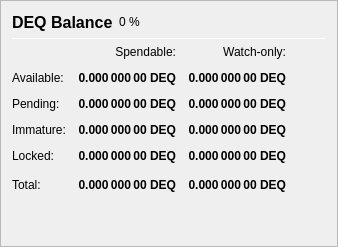
                   <widget class="QFrame" name="frame_Balances">
                    <property name="frameShape">
                     <enum>QFrame::StyledPanel</enum>
                    </property>
                    <property name="frameShadow">
                     <enum>QFrame::Raised</enum>
                    </property>
                    <layout class="QVBoxLayout" name="verticalLayout_4">
                     <item>
                      <layout class="QHBoxLayout" name="horizontalLayout_4">
                       <item>
                        <widget class="QLabel" name="label_5">
                         <property name="minimumSize">
                          <size>
                           <width>0</width>
                           <height>20</height>
                          </size>
                         </property>
                         <property name="font">
                          <font>
                           <pointsize>12</pointsize>
                           <weight>75</weight>
                           <bold>true</bold>
                          </font>
                         </property>
                         <property name="text">
                          <string>DEQ Balance</string>
                         </property>
                        </widget>
                       </item>
                       <item>
                        <widget class="QLabel" name="labelDEQPercent">
                         <property name="text">
                          <string notr="true">0 %</string>
                         </property>
                        </widget>
                       </item>
                       <item>
                        <spacer name="horizontalSpacer_3">
                         <property name="orientation">
                          <enum>Qt::Horizontal</enum>
                         </property>
                         <property name="sizeHint" stdset="0">
                          <size>
                           <width>40</width>
                           <height>20</height>
                          </size>
                         </property>
                        </spacer>
                       </item>
                      </layout>
                     </item>
                     <item>
                      <widget class="Line" name="line_Balance">
                       <property name="minimumSize">
                        <size>
                         <width>0</width>
                         <height>1</height>
                        </size>
                       </property>
                       <property name="maximumSize">
                        <size>
                         <width>16777215</width>
                         <height>1</height>
                        </size>
                       </property>
                       <property name="orientation">
                        <enum>Qt::Horizontal</enum>
                       </property>
                      </widget>
                     </item>
                     <item>
                      <layout class="QGridLayout" name="gridLayout">
                       <property name="spacing">
                        <number>12</number>
                       </property>
                       <item row="0" column="1">
                        <widget class="QLabel" name="labelSpendable">
                         <property name="text">
                          <string>Spendable:</string>
                         </property>
                         <property name="alignment">
                          <set>Qt::AlignRight|Qt::AlignTrailing|Qt::AlignVCenter</set>
                         </property>
                        </widget>
                       </item>
                       <item row="0" column="2">
                        <widget class="QLabel" name="labelWatchonly">
                         <property name="text">
                          <string>Watch-only:</string>
                         </property>
                         <property name="alignment">
                          <set>Qt::AlignRight|Qt::AlignTrailing|Qt::AlignVCenter</set>
                         </property>
                        </widget>
                       </item>
                       <item row="1" column="0">
                        <widget class="QLabel" name="labelBalanceText">
                         <property name="text">
                          <string>Available:</string>
                         </property>
                        </widget>
                       </item>
                       <item row="1" column="1">
                        <widget class="QLabel" name="labelBalance">
                         <property name="font">
                          <font>
                           <weight>75</weight>
                           <bold>true</bold>
                          </font>
                         </property>
                         <property name="cursor">
                          <cursorShape>IBeamCursor</cursorShape>
                         </property>
                         <property name="toolTip">
                          <string>Your current spendable balance</string>
                         </property>
                         <property name="text">
                          <string notr="true">0.000 000 00 DEQ</string>
                         </property>
                         <property name="alignment">
                          <set>Qt::AlignRight|Qt::AlignTrailing|Qt::AlignVCenter</set>
                         </property>
                         <property name="textInteractionFlags">
                          <set>Qt::LinksAccessibleByMouse|Qt::TextSelectableByKeyboard|Qt::TextSelectableByMouse</set>
                         </property>
                        </widget>
                       </item>
                       <item row="1" column="2">
                        <widget class="QLabel" name="labelWatchAvailable">
                         <property name="font">
                          <font>
                           <weight>75</weight>
                           <bold>true</bold>
                          </font>
                         </property>
                         <property name="cursor">
                          <cursorShape>IBeamCursor</cursorShape>
                         </property>
                         <property name="toolTip">
                          <string>Your current balance in watch-only addresses</string>
                         </property>
                         <property name="text">
                          <string notr="true">0.000 000 00 DEQ</string>
                         </property>
                         <property name="alignment">
                          <set>Qt::AlignRight|Qt::AlignTrailing|Qt::AlignVCenter</set>
                         </property>
                         <property name="textInteractionFlags">
                          <set>Qt::LinksAccessibleByMouse|Qt::TextSelectableByKeyboard|Qt::TextSelectableByMouse</set>
                         </property>
                        </widget>
                       </item>
                       <item row="2" column="0">
                        <widget class="QLabel" name="labelPendingText">
                         <property name="text">
                          <string>Pending:</string>
                         </property>
                        </widget>
                       </item>
                       <item row="2" column="1">
                        <widget class="QLabel" name="labelUnconfirmed">
                         <property name="font">
                          <font>
                           <weight>75</weight>
                           <bold>true</bold>
                          </font>
                         </property>
                         <property name="cursor">
                          <cursorShape>IBeamCursor</cursorShape>
                         </property>
                         <property name="toolTip">
                          <string>Total of transactions that have yet to be confirmed, and do not yet count toward the spendable balance</string>
                         </property>
                         <property name="text">
                          <string notr="true">0.000 000 00 DEQ</string>
                         </property>
                         <property name="alignment">
                          <set>Qt::AlignRight|Qt::AlignTrailing|Qt::AlignVCenter</set>
                         </property>
                         <property name="textInteractionFlags">
                          <set>Qt::LinksAccessibleByMouse|Qt::TextSelectableByKeyboard|Qt::TextSelectableByMouse</set>
                         </property>
                        </widget>
                       </item>
                       <item row="2" column="2">
                        <widget class="QLabel" name="labelWatchPending">
                         <property name="font">
                          <font>
                           <weight>75</weight>
                           <bold>true</bold>
                          </font>
                         </property>
                         <property name="cursor">
                          <cursorShape>IBeamCursor</cursorShape>
                         </property>
                         <property name="toolTip">
                          <string>Unconfirmed transactions to watch-only addresses</string>
                         </property>
                         <property name="text">
                          <string notr="true">0.000 000 00 DEQ</string>
                         </property>
                         <property name="alignment">
                          <set>Qt::AlignRight|Qt::AlignTrailing|Qt::AlignVCenter</set>
                         </property>
                         <property name="textInteractionFlags">
                          <set>Qt::LinksAccessibleByMouse|Qt::TextSelectableByKeyboard|Qt::TextSelectableByMouse</set>
                         </property>
                        </widget>
                       </item>
                       <item row="3" column="0">
                        <widget class="QLabel" name="labelImmatureText">
                         <property name="text">
                          <string>Immature:</string>
                         </property>
                        </widget>
                       </item>
                       <item row="3" column="1">
                        <widget class="QLabel" name="labelImmature">
                         <property name="font">
                          <font>
                           <weight>75</weight>
                           <bold>true</bold>
                          </font>
                         </property>
                         <property name="cursor">
                          <cursorShape>IBeamCursor</cursorShape>
                         </property>
                         <property name="toolTip">
                          <string>Staked or masternode rewards that has not yet matured</string>
                         </property>
                         <property name="text">
                          <string notr="true">0.000 000 00 DEQ</string>
                         </property>
                         <property name="alignment">
                          <set>Qt::AlignRight|Qt::AlignTrailing|Qt::AlignVCenter</set>
                         </property>
                         <property name="textInteractionFlags">
                          <set>Qt::LinksAccessibleByMouse|Qt::TextSelectableByKeyboard|Qt::TextSelectableByMouse</set>
                         </property>
                        </widget>
                       </item>
                       <item row="3" column="2">
                        <widget class="QLabel" name="labelWatchImmature">
                         <property name="font">
                          <font>
                           <weight>75</weight>
                           <bold>true</bold>
                          </font>
                         </property>
                         <property name="cursor">
                          <cursorShape>IBeamCursor</cursorShape>
                         </property>
                         <property name="toolTip">
                          <string>Staked or masternode rewards in watch-only addresses that has not yet matured</string>
                         </property>
                         <property name="text">
                          <string notr="true">0.000 000 00 DEQ</string>
                         </property>
                         <property name="alignment">
                          <set>Qt::AlignRight|Qt::AlignTrailing|Qt::AlignVCenter</set>
                         </property>
                         <property name="textInteractionFlags">
                          <set>Qt::LinksAccessibleByMouse|Qt::TextSelectableByKeyboard|Qt::TextSelectableByMouse</set>
                         </property>
                        </widget>
                       </item>
                       <item row="4" column="0">
                        <widget class="QLabel" name="labelLockedBalanceText">
                         <property name="toolTip">
                          <string>Locked DEQ or Masternode collaterals. These are excluded from zDEQ minting.</string>
                         </property>
                         <property name="text">
                          <string>Locked:</string>
                         </property>
                        </widget>
                       </item>
                       <item row="4" column="1">
                        <widget class="QLabel" name="labelLockedBalance">
                         <property name="font">
                          <font>
                           <weight>75</weight>
                           <bold>true</bold>
                          </font>
                         </property>
                         <property name="cursor">
                          <cursorShape>IBeamCursor</cursorShape>
                         </property>
                         <property name="toolTip">
                          <string>Locked DEQ or Masternode collaterals. These are excluded from zDEQ minting.</string>
                         </property>
                         <property name="text">
                          <string notr="true">0.000 000 00 DEQ</string>
                         </property>
                         <property name="alignment">
                          <set>Qt::AlignRight|Qt::AlignTrailing|Qt::AlignVCenter</set>
                         </property>
                         <property name="textInteractionFlags">
                          <set>Qt::LinksAccessibleByMouse|Qt::TextSelectableByKeyboard|Qt::TextSelectableByMouse</set>
                         </property>
                        </widget>
                       </item>
                       <item row="4" column="2">
                        <widget class="QLabel" name="labelWatchLocked">
                         <property name="font">
                          <font>
                           <weight>75</weight>
                           <bold>true</bold>
                          </font>
                         </property>
                         <property name="cursor">
                          <cursorShape>IBeamCursor</cursorShape>
                         </property>
                         <property name="toolTip">
                          <string>Current locked balance in watch-only addresses</string>
                         </property>
                         <property name="text">
                          <string notr="true">0.000 000 00 DEQ</string>
                         </property>
                         <property name="alignment">
                          <set>Qt::AlignRight|Qt::AlignTrailing|Qt::AlignVCenter</set>
                         </property>
                         <property name="textInteractionFlags">
                          <set>Qt::LinksAccessibleByMouse|Qt::TextSelectableByKeyboard|Qt::TextSelectableByMouse</set>
                         </property>
                        </widget>
                       </item>
                       <item row="5" column="0">
                        <widget class="QLabel" name="labelTotalText">
                         <property name="toolTip">
                          <string>Your current Dequant balance, unconfirmed and immature transactions included</string>
                         </property>
                         <property name="text">
                          <string>Total:</string>
                         </property>
                        </widget>
                       </item>
                       <item row="5" column="1">
                        <widget class="QLabel" name="labelTotal">
                         <property name="font">
                          <font>
                           <weight>75</weight>
                           <bold>true</bold>
                          </font>
                         </property>
                         <property name="cursor">
                          <cursorShape>IBeamCursor</cursorShape>
                         </property>
                         <property name="toolTip">
                          <string>Your current Dequant balance, unconfirmed and immature transactions included</string>
                         </property>
                         <property name="text">
                          <string notr="true">0.000 000 00 DEQ</string>
                         </property>
                         <property name="alignment">
                          <set>Qt::AlignRight|Qt::AlignTrailing|Qt::AlignVCenter</set>
                         </property>
                         <property name="textInteractionFlags">
                          <set>Qt::LinksAccessibleByMouse|Qt::TextSelectableByKeyboard|Qt::TextSelectableByMouse</set>
                         </property>
                        </widget>
                       </item>
                       <item row="5" column="2">
                        <widget class="QLabel" name="labelWatchTotal">
                         <property name="font">
                          <font>
                           <weight>75</weight>
                           <bold>true</bold>
                          </font>
                         </property>
                         <property name="cursor">
                          <cursorShape>IBeamCursor</cursorShape>
                         </property>
                         <property name="toolTip">
                          <string>Current total balance in watch-only addresses</string>
                         </property>
                         <property name="text">
                          <string notr="true">0.000 000 00 DEQ</string>
                         </property>
                         <property name="alignment">
                          <set>Qt::AlignRight|Qt::AlignTrailing|Qt::AlignVCenter</set>
                         </property>
                         <property name="textInteractionFlags">
                          <set>Qt::LinksAccessibleByMouse|Qt::TextSelectableByKeyboard|Qt::TextSelectableByMouse</set>
                         </property>
                        </widget>
                       </item>
                       <item row="5" column="3">
                        <spacer name="horizontalSpacer_9">
                         <property name="orientation">
                          <enum>Qt::Horizontal</enum>
                         </property>
                         <property name="sizeHint" stdset="0">
                          <size>
                           <width>40</width>
                           <height>20</height>
                          </size>
                         </property>
                        </spacer>
                       </item>
                      </layout>
                     </item>
                     <item>
                      <spacer name="verticalSpacer_3">
                       <property name="orientation">
                        <enum>Qt::Vertical</enum>
                       </property>
                       <property name="sizeHint" stdset="0">
                        <size>
                         <width>20</width>
                         <height>40</height>
                        </size>
                       </property>
                      </spacer>
                     </item>
                    </layout>
                   </widget>
